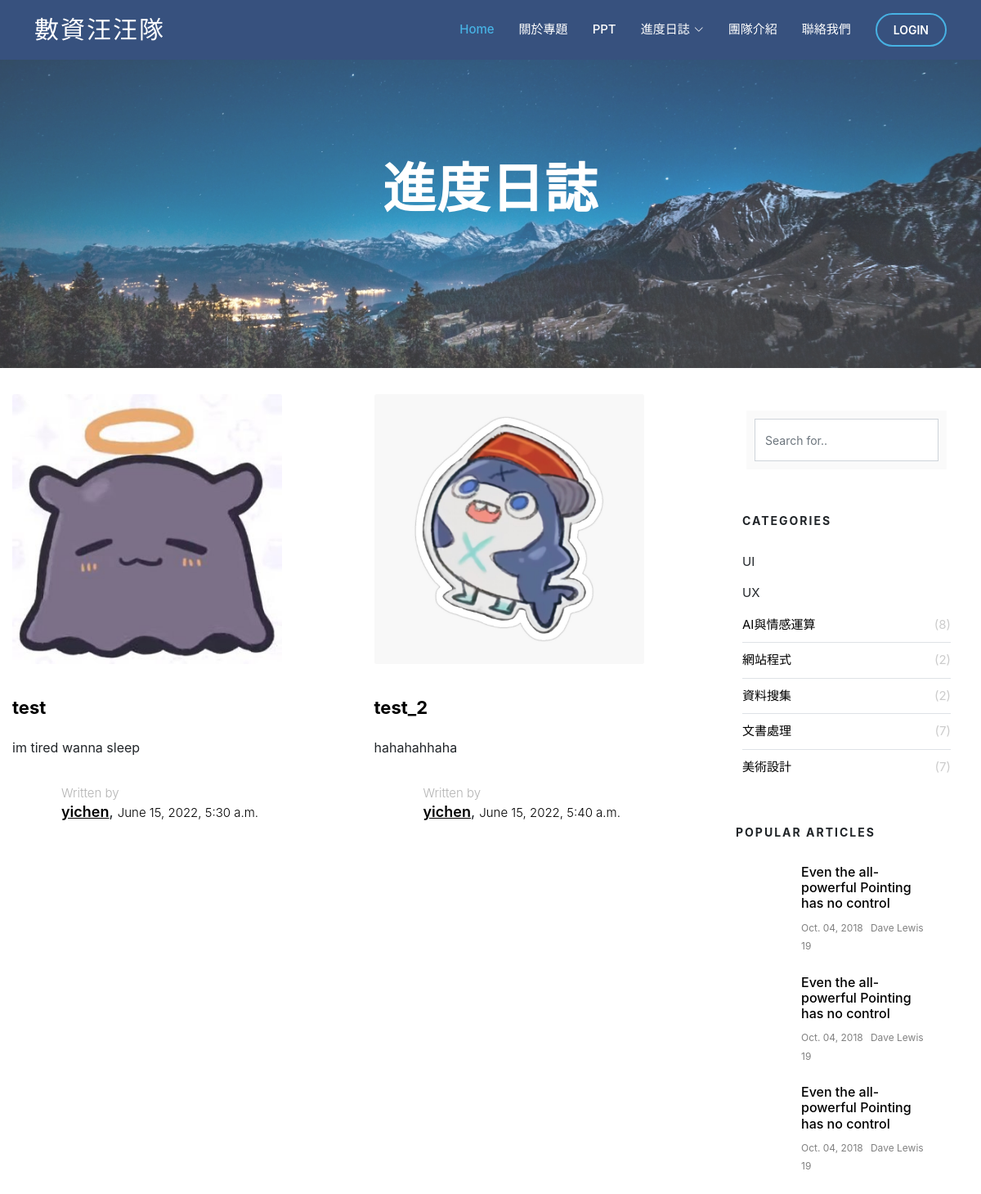
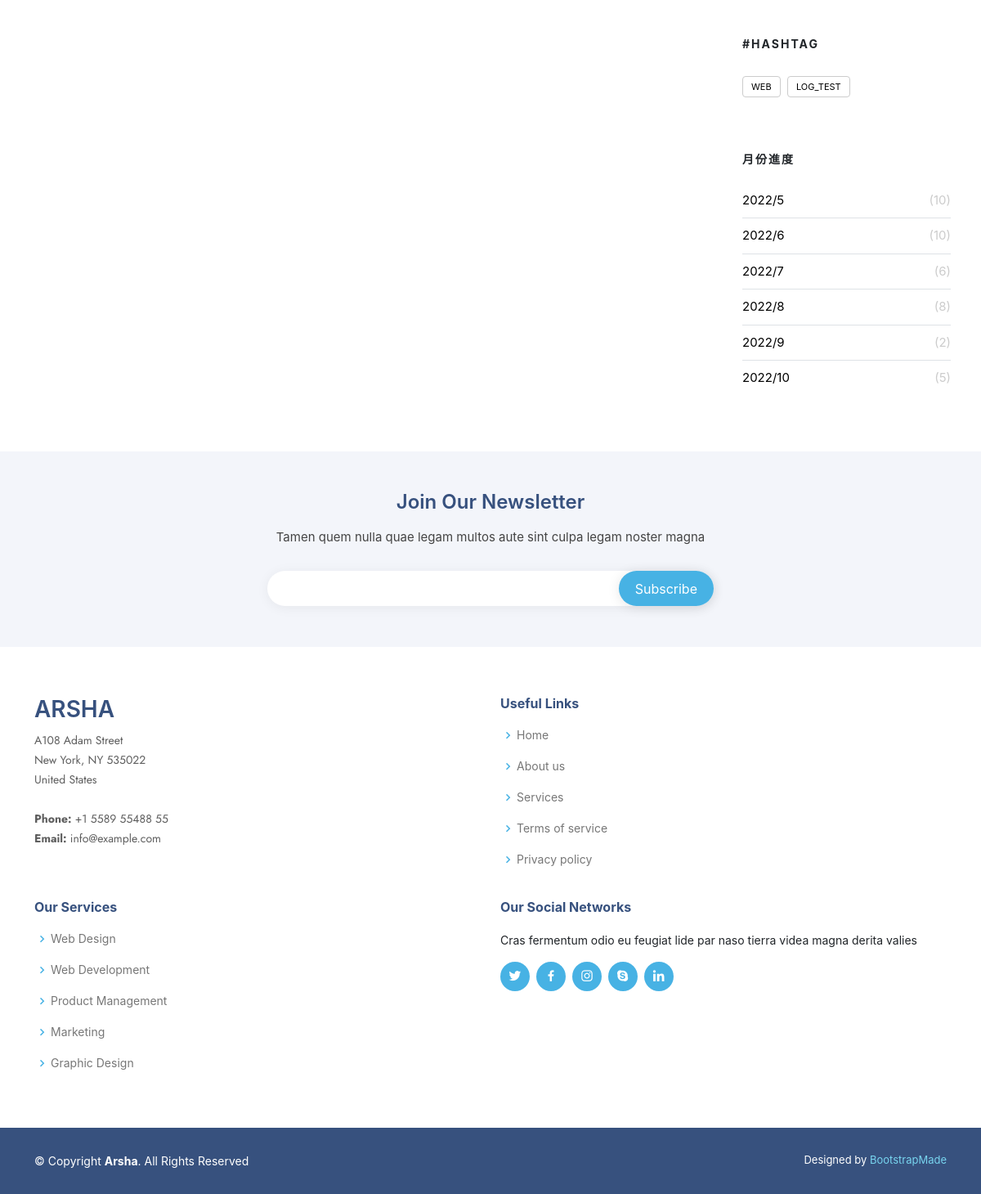
Screenshot of /log/ with the database file from the repository (2 pictures, top to bottom).
### log/models.py (models this page shows, shortened)
class Log(models.Model):
    title = models.CharField(max_length=255, default="")
    author_name = models.ForeignKey(
        Author, null=True, on_delete=models.PROTECT)
    contents = models.TextField(default="")
    slug = models.SlugField(blank=True, default="")
    tags = models.ManyToManyField(Tag)  # hashtag
    categories = models.ForeignKey(
        Category, null=True, on_delete=models.PROTECT)  # 分成 程式、美術等等的分類
    image = models.ImageField(default="", blank=True, upload_to="images")
    image_thumbnail = ImageSpecField(source='image',
                                     processors=[ResizeToFill(350, 200)], format='JPEG', options={'quality': 60})
    edit_time = models.DateTimeField(default=timezone.now)
    class Meta:
        ordering = ['id']
        db_table = "log"

class Author(models.Model):
    name = models.CharField(max_length=255, default="")
    def __str__(self):
        return self.name

class Category(models.Model):
    title = models.CharField(max_length=255, default="")
    slug = models.SlugField(blank=True, default="")
    def __str__(self):
        return self.title

class Tag(models.Model):
    title = models.CharField(max_length=255, default="")
    slug = models.SlugField(blank=True, default="")
    def __str__(self):
        return self.title

### log/views.py (the view)
# urls.py: path('', team_views.index),
def index(request):
    q = request.GET.get('q', None)
    items = ""
    if q is None or q == "":
        logs = Log.objects.all()
    elif q is not None:
        logs = Log.objects.filter(title__contains=q)
    return render(request, 'log/log_index.html', {'logs': logs})

### log/templates/log/log_index.html (shortened to what this page needs)
{% extends 'base/base.html' %}
{% load static %}
{% block log%}
<div class=" log_row h-500 ">
    <div class="hero-wrap" style="background-image: url(../../static/base/img/log/bg-2.jpg);">
        <div class="overlay"></div>
        <div class="js-fullheight d-flex justify-content-center mt-5">
            <div class="col-md-8 text text-center mt-5">
                <h1 class="text-white fz-50 pt-5 mt-5 ">進度日誌</h1>
            </div>
        </div>
    </div>
</div>
<section class="ftco-section">
    <div class="log_container">
        <div class="log_row">
            <div class="col-lg-9 col-md-9 ">
                <div class="log_row">
                    {% for log in logs %}
                    <div class="col-md-6">
                        <div class="blog-entry  me-3">
                            <img href="#" class="img img-2" src="{{log.image.url}}">
                            <div class="text text-2 pt-2 mt-3">
                                <h3 class="mb-4"><a href="/detail/{{log.slug}}">{{log.title}}</a>
                                </h3>
                                <p class="mb-4">{{log.contents | truncatechars:100}}</p>
                                <div class="author mb-4 d-flex align-items-center">
                                    <a href="#" class="img"></a>
                                    <div class="ml-3 info">
                                        <span>Written by</span>
                                        <h3><a href="#">{{log.author_name}}</a>, <span>{{log.edit_time}}</span></h3>
                                    </div>
                                </div>
                            </div>
                        </div>
                    </div>
                    {% endfor %}
                </div>
            </div>
            <div class="col-lg-3 col-md-3 sidebar ">
                <div class="sidebar-search-box ms-2">
                    <form action="#" class="search-form">
                        <div class="form-group">
                            <input type="text" class="form-control" placeholder="Search for..">
                        </div>
                    </form>
                </div>
                <div class="sidebar-box ms-2">
                    <h3 class="sidebar-heading">Categories</h3>
                    <ul class="categories">
                        {% for log in logs %}
                        <p>{{log.categories}}</p>
                        {% endfor %}
                        <li><a href="#">AI與情感運算<span>(8)</span></a></li>
                        <li><a href="#">網站程式<span>(2)</span></a></li>
                        <li><a href="#">資料搜集<span>(2)</span></a></li>
                        <li><a href="#">文書處理<span>(7)</span></a></li>
                        <li><a href="#">美術設計<span>(7)</span></a></li>
                    </ul>
                </div>
                <div class="sidebar-box">
                    <h3 class="sidebar-heading">Popular Articles</h3>
                    <div class="block-21 mb-4 d-flex">
                        <a class="blog-img mr-4"></a>
                        <div class="text">
                            <h3 class="heading"><a href="#">Even the all-powerful Pointing has no control</a></h3>
                            <div class="meta">
                                <div><a href="#"> Oct. 04, 2018</a></div>
                                <div><a href="#"> Dave Lewis</a></div>
                                <div><a href="#"> 19</a></div>
                            </div>
                        </div>
                    </div>
                    <div class="block-21 mb-4 d-flex">
                        <a class="blog-img mr-4"></a>
                        <div class="text">
                            <h3 class="heading"><a href="#">Even the all-powerful Pointing has no control</a></h3>
                            <div class="meta">
                                <div><a href="#"> Oct. 04, 2018</a></div>
                                <div><a href="#"> Dave Lewis</a></div>
                                <div><a href="#"> 19</a></div>
                            </div>
                        </div>
                    </div>
                    <div class="block-21 mb-4 d-flex">
                        <a class="blog-img mr-4"></a>
                        <div class="text">
                            <h3 class="heading"><a href="#">Even the all-powerful Pointing has no control</a></h3>
                            <div class="meta">
                                <div><a href="#"> Oct. 04, 2018</a></div>
                                <div><a href="#"> Dave Lewis</a></div>
                                <div><a href="#"> 19</a></div>
                            </div>
                        </div>
                    </div>
                </div>
                <div class="sidebar-box ms-2">
                    <h3 class="sidebar-heading">#Hashtag</h3>
                    <ul class="tagcloud">
                        {% for log in logs %}
                        {% for tag in log.tags.all %}
                        <a href="/tags/{{tag.slug}}" class="tag-cloud-link">{{tag}}</a>
                        {% endfor %}
                        {% endfor %}
                    </ul>
                </div>
                <div class="sidebar-box ms-2">
                    <h3 class="sidebar-heading">月份進度</h3>
                    <ul class="categories">
                        <li><a href="#">2022/5 <span>(10)</span></a></li>
                        <li><a href="#">2022/6 <span>(10)</span></a></li>
                        <li><a href="#">2022/7<span>(6)</span></a></li>
                        <li><a href="#">2022/8 <span>(8)</span></a></li>
                        <li><a href="#">2022/9 <span>(2)</span></a></li>
                        <li><a href="#">2022/10 <span>(5)</span></a></li>
                    </ul>
                </div>
            </div>
        </div>
    </div>
</section>
{% endblock %}

### base/templates/base/base.html (shortened to what this page needs)
{% load static %}
<!DOCTYPE html>
<html lang="en">
<head>
    <link href="../../static/base/vendor/aos/aos.css" rel="stylesheet">
    <link href="../../static/base/vendor/bootstrap/css/bootstrap.min.css" rel="stylesheet">
    <link href="../../static/base/vendor/bootstrap-icons/bootstrap-icons.css" rel="stylesheet">
    <link href="../../static/base/vendor/boxicons/css/boxicons.min.css" rel="stylesheet">
    <link href="../../static/base/vendor/glightbox/css/glightbox.min.css" rel="stylesheet">
    <link href="../../static/base/vendor/swiper/swiper-bundle.min.css" rel="stylesheet">
    <link href="../../static/base/css/style.css" rel="stylesheet">
    <link rel="stylesheet" href="../../static/base/vendor/bootstrap-icons/open-iconic-bootstrap.min.css">
    <link rel="stylesheet" href="../../static/base/vendor/animate/animate.css">
    <link rel="stylesheet" href="../../static/base/vendor/owl/owl.carousel.min.css">
    <link rel="stylesheet" href="../../static/base/vendor/owl/owl.theme.default.min.css">
    <link rel="stylesheet" href="../../static/base/vendor/magnific/magnific-popup.css">
    <link rel="stylesheet" href="../../static/base/vendor/ionicons/ionicons.min.css">
    <link rel="stylesheet" href="../../static/base/vendor/bootstrap/css/bootstrap-datepicker.css">
    <link rel="stylesheet" href="../../static/base/css/jquery.timepicker.css">
    <link rel="stylesheet" href="../../static/base/vendor/flaticon/flaticon.css">
    <link rel="stylesheet" href="../../static/base/css/style_log.css">
</head>
<body>
    <header id="header" class="fixed-top ">
        <div class="container d-flex align-items-center">
            <h1 class="logo me-auto"><a href="/">數資汪汪隊</a></h1>
            <nav id="navbar" class="navbar bg-1">
                <ul>
                    <li><a class="nav-link scrollto active" href="/">Home</a></li>
                    <li>
                        <a class="nav-link step" data-scroll="about" href="/about/">關於專題</a>
                    <li><a class="nav-link scrollto" href="#skills">PPT</a>
                    </li>
                    <li class="dropdown"><a href="/log/"><span>進度日誌</span> <i class="bi bi-chevron-down"></i></a>
                    <li><a class="nav-link" href="/about_team/">團隊介紹</a></li>
                    </li>
                    <li><a class="nav-link scrollto" href="/contact/">聯絡我們</a></li>
                    <li><a class="getstarted scrollto" href="/allauth/login">LOGIN</a></li>
                </ul>
            </nav>
        </div>
    </header>
    <main id="main">
        <main role="main">
            <div class="starter-template">
                {% block log %}{% endblock %}
            </div>
        </main>
    </main>
    <footer id="footer">
        <div class="footer-newsletter">
            <div class="container">
                <div class="row justify-content-center">
                    <div class="col-lg-6">
                        <h4>Join Our Newsletter</h4>
                        <p>Tamen quem nulla quae legam multos aute sint culpa legam noster magna</p>
                        <form action="" method="post">
                            <input type="email" name="email"><input type="submit" value="Subscribe">
                        </form>
                    </div>
                </div>
            </div>
        </div>
        <div class="footer-top">
            <div class="container">
                <div class="row">
                    <div class="col-lg-3 col-md-6 footer-contact">
                        <h3>Arsha</h3>
                        <p>
                            A108 Adam Street <br>
                            New York, NY 535022<br>
                            United States <br><br>
                            <strong>Phone:</strong> +1 5589 55488 55<br>
                            <strong>Email:</strong> info@example.com<br>
                        </p>
                    </div>
                    <div class="col-lg-3 col-md-6 footer-links">
                        <h4>Useful Links</h4>
                        <ul>
                            <li><i class="bx bx-chevron-right"></i> <a href="#">Home</a></li>
                            <li><i class="bx bx-chevron-right"></i> <a href="#">About us</a></li>
                            <li><i class="bx bx-chevron-right"></i> <a href="#">Services</a></li>
                            <li><i class="bx bx-chevron-right"></i> <a href="#">Terms of service</a></li>
                            <li><i class="bx bx-chevron-right"></i> <a href="#">Privacy policy</a></li>
                        </ul>
                    </div>
                    <div class="col-lg-3 col-md-6 footer-links">
                        <h4>Our Services</h4>
                        <ul>
                            <li><i class="bx bx-chevron-right"></i> <a href="#">Web Design</a></li>
                            <li><i class="bx bx-chevron-right"></i> <a href="#">Web Development</a></li>
                            <li><i class="bx bx-chevron-right"></i> <a href="#">Product Management</a></li>
                            <li><i class="bx bx-chevron-right"></i> <a href="#">Marketing</a></li>
                            <li><i class="bx bx-chevron-right"></i> <a href="#">Graphic Design</a></li>
                        </ul>
                    </div>
                    <div class="col-lg-3 col-md-6 footer-links">
                        <h4>Our Social Networks</h4>
                        <p>Cras fermentum odio eu feugiat lide par naso tierra videa magna derita valies</p>
                        <div class="social-links mt-3">
                            <a href="#" class="twitter"><i class="bx bxl-twitter"></i></a>
                            <a href="#" class="facebook"><i class="bx bxl-facebook"></i></a>
                            <a href="#" class="instagram"><i class="bx bxl-instagram"></i></a>
                            <a href="#" class="google-plus"><i class="bx bxl-skype"></i></a>
                            <a href="#" class="linkedin"><i class="bx bxl-linkedin"></i></a>
                        </div>
                    </div>
                </div>
            </div>
        </div>
        <div class="container footer-bottom clearfix">
            <div class="copyright">
                &copy; Copyright <strong><span>Arsha</span></strong>. All Rights Reserved
            </div>
            <div class="credits">
                Designed by <a href="https://bootstrapmade.com/">BootstrapMade</a>
            </div>
        </div>
    </footer>
</body>
</html>

### rows the page displays
Log: image (picture), title "test", contents "im tired wanna sleep", author_name "yichen", edit_time "June 15, 2022, 5:30 a.m.", categories "UI"
Log: image (picture), title "test_2", contents "hahahahhaha", author_name "yichen", edit_time "June 15, 2022, 5:40 a.m.", categories "UX"
Tag: title "WEB"
Tag: title "LOG_TEST"
